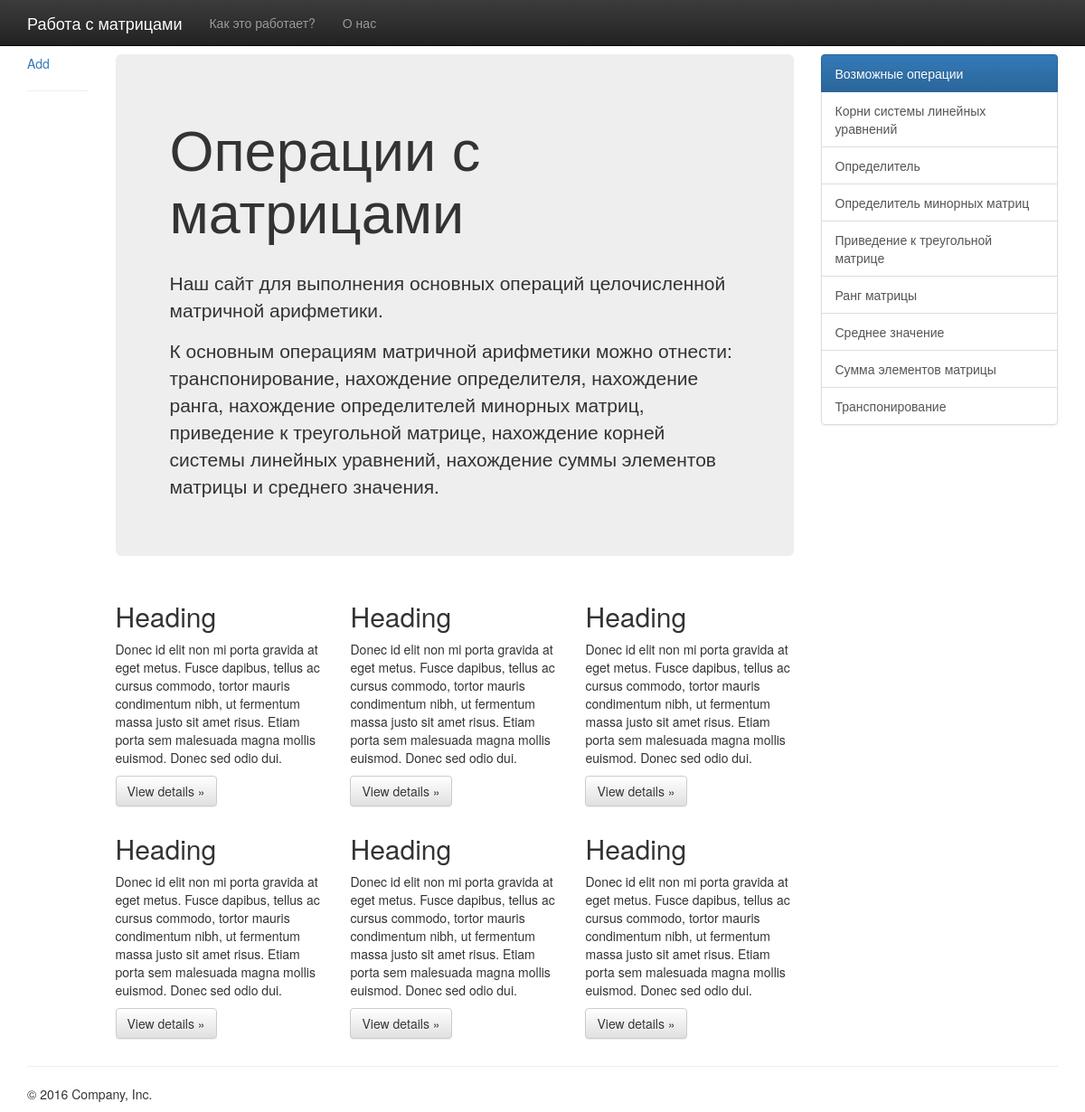
Before: / with the older database file.
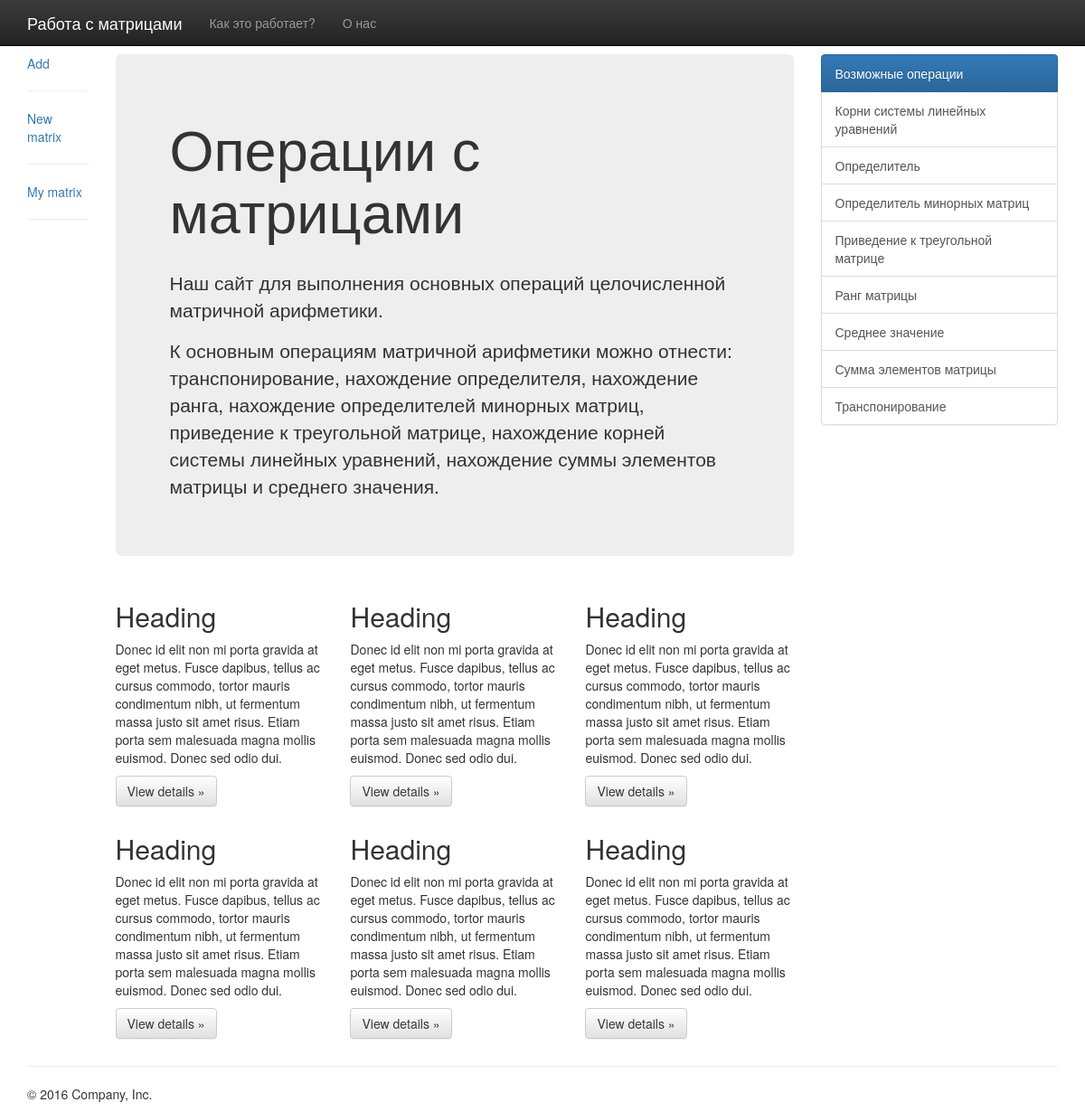
After: the same page with the newer database file.
### matrix/models.py (models this page shows, shortened)
class Matrix(models.Model):
    name = models.CharField(max_length=25, default="New matrix")
    rows = models.PositiveIntegerField(default=0)
    columns = models.PositiveIntegerField(default=0)
    values = models.TextField()
    file = models.FileField()
    def matrix(self):
        array = make_array(self.values)
        return array

### matrix/views.py (the view)
# urls.py: path('', HomePageView.as_view(), name='home'),
class HomePageView(ListView):
    model = Matrix
    template_name = 'home.html'

### templates/home.html
{% extends 'base.html' %}
{% block content %}
    <div class="col-sm-1">
        <div class="card"><a href="{% url 'create' %}">Add</a></div>
        <hr/>
        {% for matrix in object_list %}
            <div class="card"><a href="{% url 'detail' matrix.pk %}">{{ matrix.name }}</a></div>
            <hr/>
        {% endfor %}
    </div>
    <div class="col-sm-8">
      <div class="jumbotron">
        <h1>Операции с матрицами</h1>
          <br>
        <p>Наш сайт для выполнения основных операций целочисленной матричной арифметики.</p>
        <p>К основным операциям матричной арифметики можно отнести:<br>
            транспонирование, нахождение определителя, нахождение ранга, нахождение определителей минорных матриц,
            приведение к треугольной матрице, нахождение корней системы линейных уравнений,
            нахождение суммы элементов матрицы и среднего значения.</p>
      </div>
      <div class="row">
        <div class="col-xs-6 col-lg-4">
          <h2>Heading</h2>
          <p>Donec id elit non mi porta gravida at eget metus. Fusce dapibus, tellus ac cursus commodo, tortor mauris condimentum nibh, ut fermentum massa justo sit amet risus. Etiam porta sem malesuada magna mollis euismod. Donec sed odio dui. </p>
          <p><a class="btn btn-default" href="#" role="button">View details &raquo;</a></p>
        </div>
        <div class="col-xs-6 col-lg-4">
          <h2>Heading</h2>
          <p>Donec id elit non mi porta gravida at eget metus. Fusce dapibus, tellus ac cursus commodo, tortor mauris condimentum nibh, ut fermentum massa justo sit amet risus. Etiam porta sem malesuada magna mollis euismod. Donec sed odio dui. </p>
          <p><a class="btn btn-default" href="#" role="button">View details &raquo;</a></p>
        </div>
        <div class="col-xs-6 col-lg-4">
          <h2>Heading</h2>
          <p>Donec id elit non mi porta gravida at eget metus. Fusce dapibus, tellus ac cursus commodo, tortor mauris condimentum nibh, ut fermentum massa justo sit amet risus. Etiam porta sem malesuada magna mollis euismod. Donec sed odio dui. </p>
          <p><a class="btn btn-default" href="#" role="button">View details &raquo;</a></p>
        </div>
        <div class="col-xs-6 col-lg-4">
          <h2>Heading</h2>
          <p>Donec id elit non mi porta gravida at eget metus. Fusce dapibus, tellus ac cursus commodo, tortor mauris condimentum nibh, ut fermentum massa justo sit amet risus. Etiam porta sem malesuada magna mollis euismod. Donec sed odio dui. </p>
          <p><a class="btn btn-default" href="#" role="button">View details &raquo;</a></p>
        </div>
        <div class="col-xs-6 col-lg-4">
          <h2>Heading</h2>
          <p>Donec id elit non mi porta gravida at eget metus. Fusce dapibus, tellus ac cursus commodo, tortor mauris condimentum nibh, ut fermentum massa justo sit amet risus. Etiam porta sem malesuada magna mollis euismod. Donec sed odio dui. </p>
          <p><a class="btn btn-default" href="#" role="button">View details &raquo;</a></p>
        </div>
        <div class="col-xs-6 col-lg-4">
          <h2>Heading</h2>
          <p>Donec id elit non mi porta gravida at eget metus. Fusce dapibus, tellus ac cursus commodo, tortor mauris condimentum nibh, ut fermentum massa justo sit amet risus. Etiam porta sem malesuada magna mollis euismod. Donec sed odio dui. </p>
          <p><a class="btn btn-default" href="#" role="button">View details &raquo;</a></p>
        </div>
      </div>
    </div>
{% endblock %}

Changed rows visible on the page:
added Matrix: name "New matrix"
added Matrix: name "My matrix"
